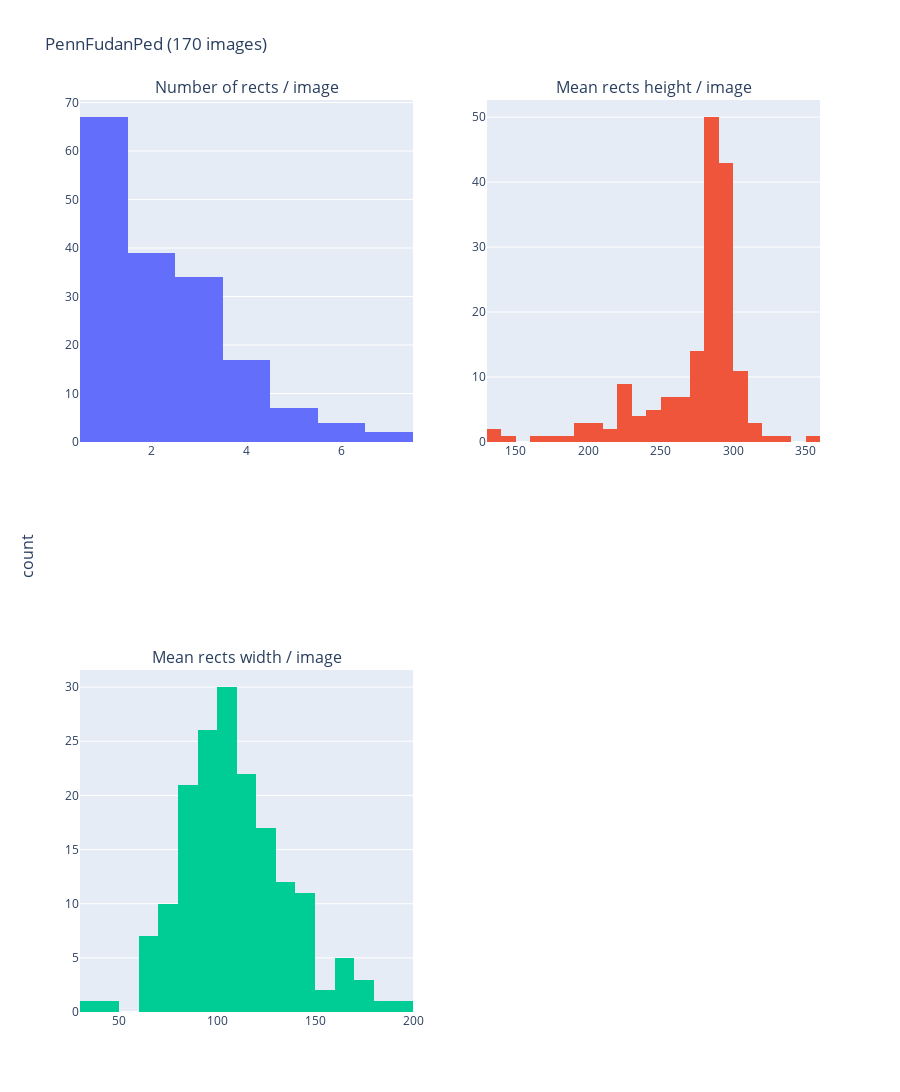

Notebook code cell kept with this figure:
### Code cell
show_hist(pennfudan_df, 'PennFudanPed')

### Figure 1 — Plotly figure (JSON) as saved in the notebook; plotly's stock layout.template omitted (floating-point values rounded to 4 significant figures; data arrays with more than 128 entries replaced by an {"elided": "..."} marker saying what was removed)
{"data": [{"type": "histogram", "x": {"elided": "170 int values"}, "xaxis": "x", "yaxis": "y"}, {"type": "histogram", "x": {"elided": "170 float values"}, "xaxis": "x2", "yaxis": "y2"}, {"type": "histogram", "x": {"elided": "170 float values"}, "xaxis": "x3", "yaxis": "y3"}], "layout": {"annotations": [{"font": {"size": 16}, "showarrow": false, "text": "Number of rects / image", "x": 0.225, "xanchor": "center", "xref": "paper", "y": 1, "yanchor": "bottom", "yref": "paper"}, {"font": {"size": 16}, "showarrow": false, "text": "Mean rects height / image", "x": 0.775, "xanchor": "center", "xref": "paper", "y": 1, "yanchor": "bottom", "yref": "paper"}, {"font": {"size": 16}, "showarrow": false, "text": "Mean rects width / image", "x": 0.225, "xanchor": "center", "xref": "paper", "y": 0.375, "yanchor": "bottom", "yref": "paper"}, {"font": {"size": 16}, "showarrow": false, "text": "count", "textangle": -90, "x": 0, "xanchor": "right", "xref": "paper", "xshift": -40, "y": 0.5, "yanchor": "middle", "yref": "paper"}], "height": 1200, "showlegend": false, "title": {"text": "PennFudanPed (170 images)"}, "xaxis": {"anchor": "y", "domain": [0, 0.45]}, "xaxis2": {"anchor": "y2", "domain": [0.55, 1]}, "xaxis3": {"anchor": "y3", "domain": [0, 0.45]}, "xaxis4": {"anchor": "y4", "domain": [0.55, 1]}, "yaxis": {"anchor": "x", "domain": [0.625, 1]}, "yaxis2": {"anchor": "x2", "domain": [0.625, 1]}, "yaxis3": {"anchor": "x3", "domain": [0, 0.375]}, "yaxis4": {"anchor": "x4", "domain": [0, 0.375]}}}
